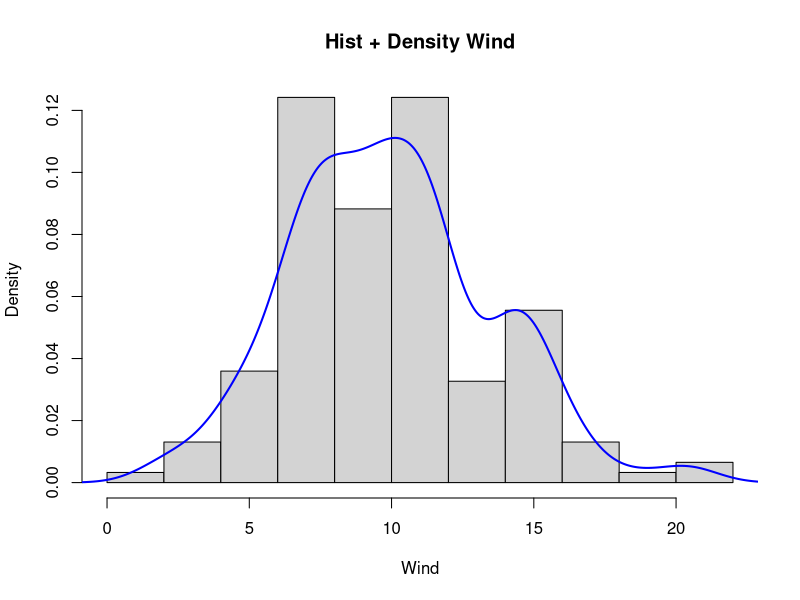
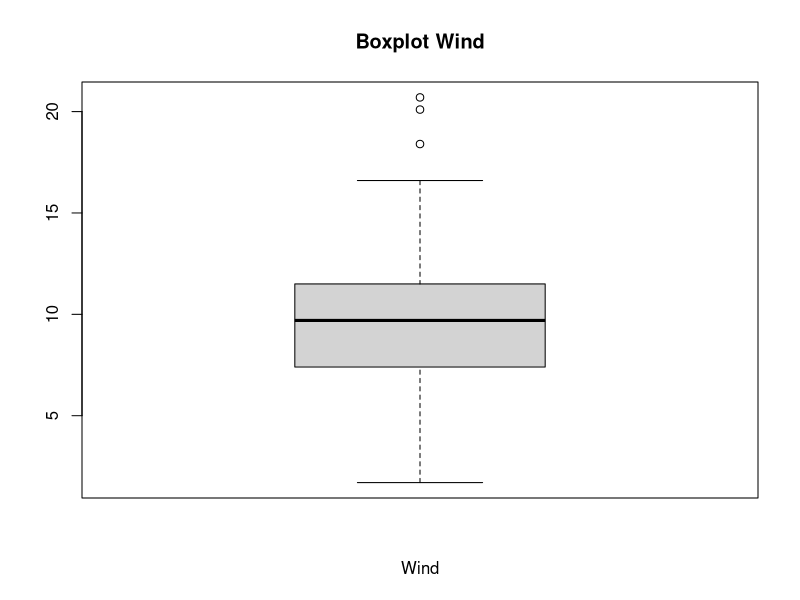
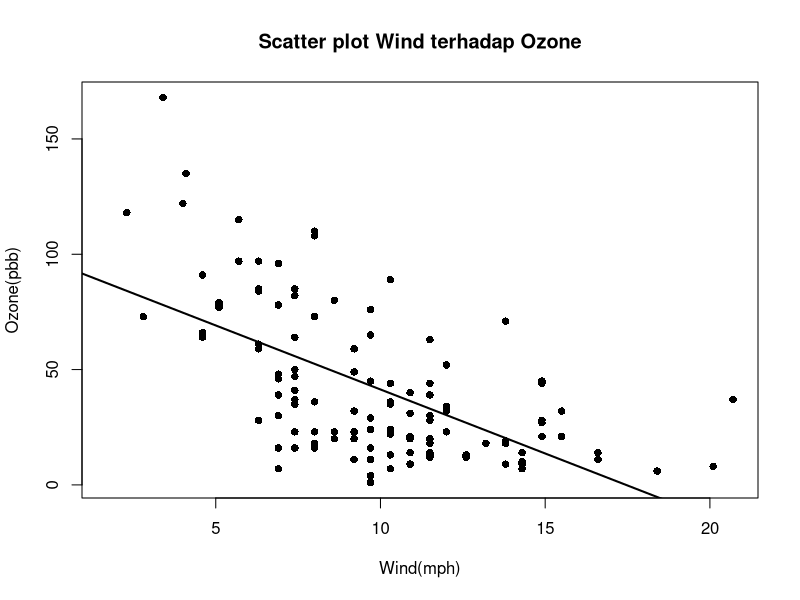
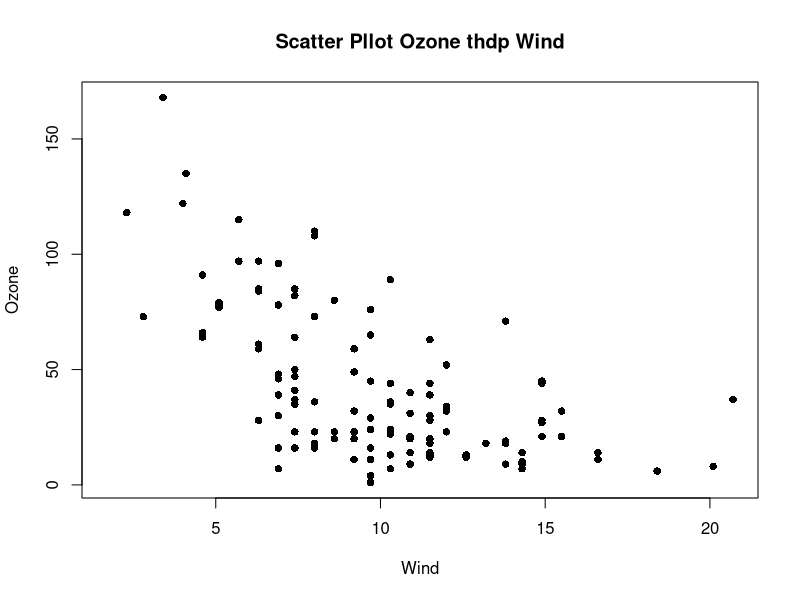

Recreate these plots in R, in order.
#memanggil data airquality
data("airquality")
head(airquality)

#melihat struktur data airquality
str(airquality)

#membuat histogram dengan variabel wind
#beserta densitynya
hist(airquality$Wind,
     probability = T,
     main = "Hist + Density Wind",
     xlab = "Wind",
     ylab = "Density")

#membuat density
dens <- density(airquality$Wind, na.rm = T)

#jika menambahkan kurva density
lines(dens,col = "blue", lwd = 2)

#membuat boxplot dan steam n leaf
boxplot(airquality$Wind,
        horiz = T,
        main = "Boxplot Wind",
        xlab = "Wind")


#stem-and-leaf
stem(airquality$Wind)

#Membuat scatterplot
plot(airquality$Wind, airquality$Ozone,
     main = "Scatter plot Wind terhadap Ozone",
     xlab = "Wind(mph)",
     ylab = "Ozone(pbb)",
     pch = 16)
abline(lm(Ozone~Wind, data = airquality),
       lwd = 2)

#alternatif
plot(Ozone ~ Wind,
     data = airquality,
     pch = 16,
     main = "Scatter Pllot Ozone thdp Wind",
     xlab = "Wind",
     ylab = "Ozone")
